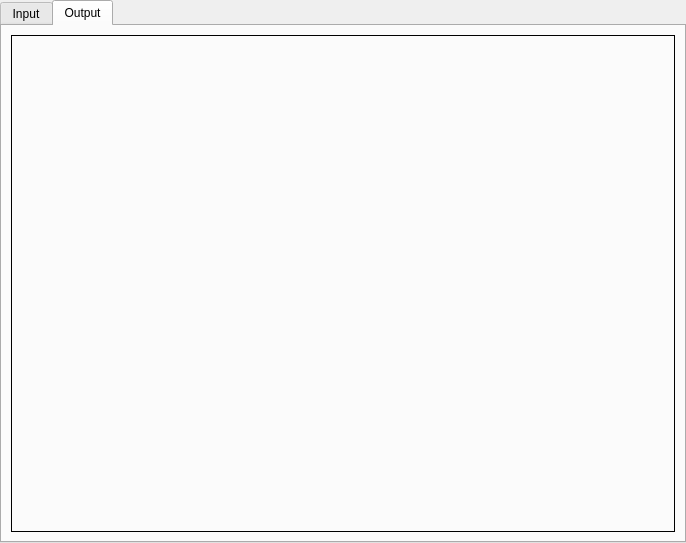
<?xml version="1.0" encoding="UTF-8"?>
<ui version="4.0">
 <class>VideoOutputTabWidget</class>
 <widget class="QTabWidget" name="VideoOutputTabWidget">
  <property name="geometry">
   <rect>
    <x>0</x>
    <y>0</y>
    <width>686</width>
    <height>543</height>
   </rect>
  </property>
  <property name="minimumSize">
   <size>
    <width>0</width>
    <height>0</height>
   </size>
  </property>
  <property name="windowTitle">
   <string>TabWidget</string>
  </property>
  <property name="currentIndex">
   <number>1</number>
  </property>
  <widget class="QWidget" name="inputTab">
   <attribute name="title">
    <string>Input</string>
   </attribute>
   <layout class="QVBoxLayout" name="verticalLayout_2">
    <item>
     <widget class="VideoWidget" name="inputVideoWidget">
      <property name="minimumSize">
       <size>
        <width>640</width>
        <height>480</height>
       </size>
      </property>
      <property name="frameShape">
       <enum>QFrame::Box</enum>
      </property>
      <property name="text">
       <string/>
      </property>
     </widget>
    </item>
   </layout>
  </widget>
  <widget class="QWidget" name="outputTab">
   <attribute name="title">
    <string>Output</string>
   </attribute>
   <layout class="QVBoxLayout" name="verticalLayout">
    <item>
     <widget class="VideoWidget" name="outputVideoWidget">
      <property name="minimumSize">
       <size>
        <width>640</width>
        <height>480</height>
       </size>
      </property>
      <property name="frameShape">
       <enum>QFrame::Box</enum>
      </property>
      <property name="text">
       <string/>
      </property>
     </widget>
    </item>
   </layout>
  </widget>
 </widget>
 <customwidgets>
  <customwidget>
   <class>VideoWidget</class>
   <extends>QLabel</extends>
   <header>videowidget.h</header>
  </customwidget>
 </customwidgets>
 <resources/>
 <connections/>
</ui>
